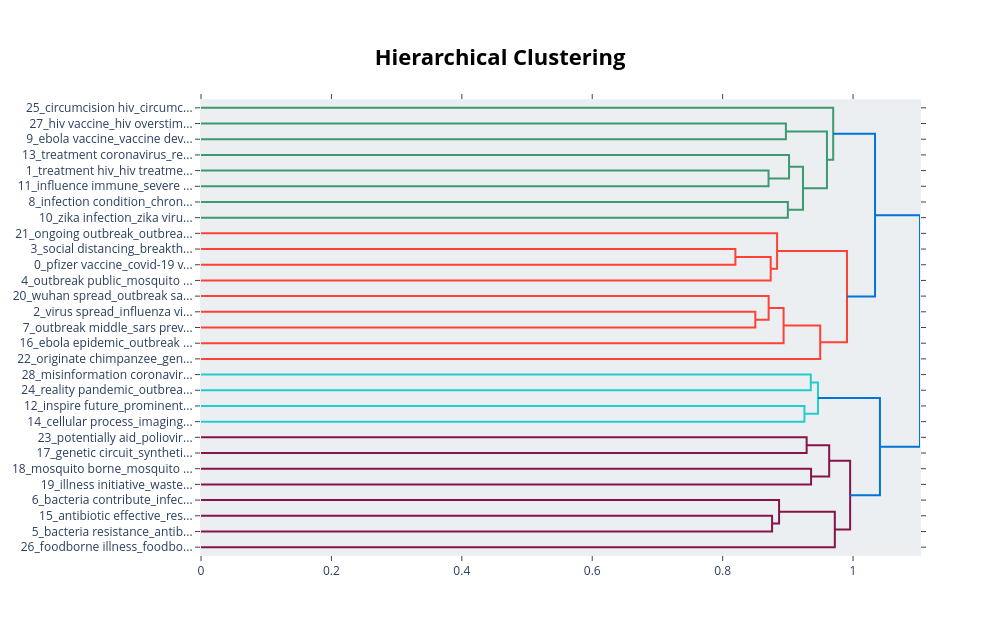

Notebook cell for this chart:
### Markdown cell above
### Model Hierarchical clustering

### Code cell
model.visualize_hierarchy().show()

### Figure 1 — Plotly figure (JSON) as saved in the notebook; plotly's stock layout.template omitted (floating-point values rounded to 4 significant figures)
{"data": [{"hoverinfo": "text", "marker": {"color": "rgb(61,153,112)"}, "mode": "lines", "type": "scatter", "x": [0.0, 0.897, 0.897, 0.0], "xaxis": "x", "y": [-15.0, -15.0, -25.0, -25.0], "yaxis": "y"}, {"hoverinfo": "text", "marker": {"color": "rgb(61,153,112)"}, "mode": "lines", "type": "scatter", "x": [0.0, 0.8704, 0.8704, 0.0], "xaxis": "x", "y": [-45.0, -45.0, -55.0, -55.0], "yaxis": "y"}, {"hoverinfo": "text", "marker": {"color": "rgb(61,153,112)"}, "mode": "lines", "type": "scatter", "x": [0.0, 0.9019, 0.9019, 0.8704], "xaxis": "x", "y": [-35.0, -35.0, -50.0, -50.0], "yaxis": "y"}, {"hoverinfo": "text", "marker": {"color": "rgb(61,153,112)"}, "mode": "lines", "type": "scatter", "x": [0.0, 0.9, 0.9, 0.0], "xaxis": "x", "y": [-65.0, -65.0, -75.0, -75.0], "yaxis": "y"}, {"hoverinfo": "text", "marker": {"color": "rgb(61,153,112)"}, "mode": "lines", "type": "scatter", "x": [0.9019, 0.9232, 0.9232, 0.9], "xaxis": "x", "y": [-42.5, -42.5, -70.0, -70.0], "yaxis": "y"}, {"hoverinfo": "text", "marker": {"color": "rgb(61,153,112)"}, "mode": "lines", "type": "scatter", "x": [0.897, 0.96, 0.96, 0.9232], "xaxis": "x", "y": [-20.0, -20.0, -56.25, -56.25], "yaxis": "y"}, {"hoverinfo": "text", "marker": {"color": "rgb(61,153,112)"}, "mode": "lines", "type": "scatter", "x": [0.0, 0.9696, 0.9696, 0.96], "xaxis": "x", "y": [-5.0, -5.0, -38.12, -38.12], "yaxis": "y"}, {"hoverinfo": "text", "marker": {"color": "rgb(255,65,54)"}, "mode": "lines", "type": "scatter", "x": [0.0, 0.8196, 0.8196, 0.0], "xaxis": "x", "y": [-95.0, -95.0, -105.0, -105.0], "yaxis": "y"}, {"hoverinfo": "text", "marker": {"color": "rgb(255,65,54)"}, "mode": "lines", "type": "scatter", "x": [0.8196, 0.8737, 0.8737, 0.0], "xaxis": "x", "y": [-100.0, -100.0, -115.0, -115.0], "yaxis": "y"}, {"hoverinfo": "text", "marker": {"color": "rgb(255,65,54)"}, "mode": "lines", "type": "scatter", "x": [0.0, 0.8835, 0.8835, 0.8737], "xaxis": "x", "y": [-85.0, -85.0, -107.5, -107.5], "yaxis": "y"}, {"hoverinfo": "text", "marker": {"color": "rgb(255,65,54)"}, "mode": "lines", "type": "scatter", "x": [0.0, 0.8501, 0.8501, 0.0], "xaxis": "x", "y": [-135.0, -135.0, -145.0, -145.0], "yaxis": "y"}, {"hoverinfo": "text", "marker": {"color": "rgb(255,65,54)"}, "mode": "lines", "type": "scatter", "x": [0.0, 0.8706, 0.8706, 0.8501], "xaxis": "x", "y": [-125.0, -125.0, -140.0, -140.0], "yaxis": "y"}, {"hoverinfo": "text", "marker": {"color": "rgb(255,65,54)"}, "mode": "lines", "type": "scatter", "x": [0.8706, 0.8934, 0.8934, 0.0], "xaxis": "x", "y": [-132.5, -132.5, -155.0, -155.0], "yaxis": "y"}, {"hoverinfo": "text", "marker": {"color": "rgb(255,65,54)"}, "mode": "lines", "type": "scatter", "x": [0.8934, 0.9496, 0.9496, 0.0], "xaxis": "x", "y": [-143.8, -143.8, -165.0, -165.0], "yaxis": "y"}, {"hoverinfo": "text", "marker": {"color": "rgb(255,65,54)"}, "mode": "lines", "type": "scatter", "x": [0.8835, 0.9907, 0.9907, 0.9496], "xaxis": "x", "y": [-96.25, -96.25, -154.4, -154.4], "yaxis": "y"}, {"hoverinfo": "text", "marker": {"color": "rgb(0,116,217)"}, "mode": "lines", "type": "scatter", "x": [0.9696, 1.034, 1.034, 0.9907], "xaxis": "x", "y": [-21.56, -21.56, -125.3, -125.3], "yaxis": "y"}, {"hoverinfo": "text", "marker": {"color": "rgb(35,205,205)"}, "mode": "lines", "type": "scatter", "x": [0.0, 0.9352, 0.9352, 0.0], "xaxis": "x", "y": [-175.0, -175.0, -185.0, -185.0], "yaxis": "y"}, {"hoverinfo": "text", "marker": {"color": "rgb(35,205,205)"}, "mode": "lines", "type": "scatter", "x": [0.0, 0.9254, 0.9254, 0.0], "xaxis": "x", "y": [-195.0, -195.0, -205.0, -205.0], "yaxis": "y"}, {"hoverinfo": "text", "marker": {"color": "rgb(35,205,205)"}, "mode": "lines", "type": "scatter", "x": [0.9352, 0.9462, 0.9462, 0.9254], "xaxis": "x", "y": [-180.0, -180.0, -200.0, -200.0], "yaxis": "y"}, {"hoverinfo": "text", "marker": {"color": "rgb(133,20,75)"}, "mode": "lines", "type": "scatter", "x": [0.0, 0.9288, 0.9288, 0.0], "xaxis": "x", "y": [-215.0, -215.0, -225.0, -225.0], "yaxis": "y"}, {"hoverinfo": "text", "marker": {"color": "rgb(133,20,75)"}, "mode": "lines", "type": "scatter", "x": [0.0, 0.9356, 0.9356, 0.0], "xaxis": "x", "y": [-235.0, -235.0, -245.0, -245.0], "yaxis": "y"}, {"hoverinfo": "text", "marker": {"color": "rgb(133,20,75)"}, "mode": "lines", "type": "scatter", "x": [0.9288, 0.9634, 0.9634, 0.9356], "xaxis": "x", "y": [-220.0, -220.0, -240.0, -240.0], "yaxis": "y"}, {"hoverinfo": "text", "marker": {"color": "rgb(133,20,75)"}, "mode": "lines", "type": "scatter", "x": [0.0, 0.8758, 0.8758, 0.0], "xaxis": "x", "y": [-265.0, -265.0, -275.0, -275.0], "yaxis": "y"}, {"hoverinfo": "text", "marker": {"color": "rgb(133,20,75)"}, "mode": "lines", "type": "scatter", "x": [0.0, 0.8865, 0.8865, 0.8758], "xaxis": "x", "y": [-255.0, -255.0, -270.0, -270.0], "yaxis": "y"}, {"hoverinfo": "text", "marker": {"color": "rgb(133,20,75)"}, "mode": "lines", "type": "scatter", "x": [0.8865, 0.972, 0.972, 0.0], "xaxis": "x", "y": [-262.5, -262.5, -285.0, -285.0], "yaxis": "y"}, {"hoverinfo": "text", "marker": {"color": "rgb(133,20,75)"}, "mode": "lines", "type": "scatter", "x": [0.9634, 0.9955, 0.9955, 0.972], "xaxis": "x", "y": [-230.0, -230.0, -273.8, -273.8], "yaxis": "y"}, {"hoverinfo": "text", "marker": {"color": "rgb(0,116,217)"}, "mode": "lines", "type": "scatter", "x": [0.9462, 1.041, 1.041, 0.9955], "xaxis": "x", "y": [-190.0, -190.0, -251.9, -251.9], "yaxis": "y"}, {"hoverinfo": "text", "marker": {"color": "rgb(0,116,217)"}, "mode": "lines", "type": "scatter", "x": [1.034, 1.103, 1.103, 1.041], "xaxis": "x", "y": [-73.44, -73.44, -220.9, -220.9], "yaxis": "y"}], "layout": {"autosize": false, "height": 635, "hoverlabel": {"bgcolor": "white", "font": {"family": "Rockwell", "size": 16}}, "hovermode": "closest", "plot_bgcolor": "#ECEFF1", "showlegend": false, "title": {"font": {"color": "Black", "size": 22}, "text": "<b>Hierarchical Clustering</b>", "x": 0.5, "xanchor": "center", "yanchor": "top"}, "width": 1000, "xaxis": {"mirror": "allticks", "rangemode": "tozero", "showgrid": false, "showline": true, "showticklabels": true, "ticks": "outside", "type": "linear", "zeroline": false}, "yaxis": {"mirror": "allticks", "range": [-290, 0], "rangemode": "tozero", "showgrid": false, "showline": true, "showticklabels": true, "tickmode": "array", "ticks": "outside", "ticktext": ["25_circumcision hiv_circumc...", "27_hiv vaccine_hiv overstim...", "9_ebola vaccine_vaccine dev...", "13_treatment coronavirus_re...", "1_treatment hiv_hiv treatme...", "11_influence immune_severe ...", "8_infection condition_chron...", "10_zika infection_zika viru...", "21_ongoing outbreak_outbrea...", "3_social distancing_breakth...", "0_pfizer vaccine_covid-19 v...", "4_outbreak public_mosquito ...", "20_wuhan spread_outbreak sa...", "2_virus spread_influenza vi...", "7_outbreak middle_sars prev...", "16_ebola epidemic_outbreak ...", "22_originate chimpanzee_gen...", "28_misinformation coronavir...", "24_reality pandemic_outbrea...", "12_inspire future_prominent...", "14_cellular process_imaging...", "23_potentially aid_poliovir...", "17_genetic circuit_syntheti...", "18_mosquito borne_mosquito ...", "19_illness initiative_waste...", "6_bacteria contribute_infec...", "15_antibiotic effective_res...", "5_bacteria resistance_antib...", "26_foodborne illness_foodbo..."], "tickvals": [-5, -15, -25, -35, -45, -55, -65, -75, -85, -95, -105, -115, -125, -135, -145, -155, -165, -175, -185, -195, -205, -215, -225, -235, -245, -255, -265, -275, -285], "type": "linear", "zeroline": false}}}
